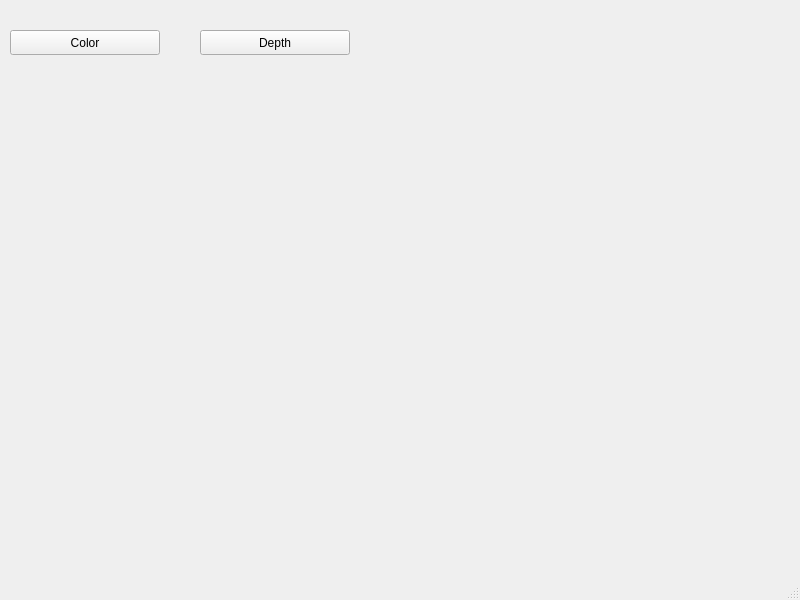
<?xml version="1.0" encoding="UTF-8"?>
<ui version="4.0">
 <class>MainWindow</class>
 <widget class="QMainWindow" name="MainWindow">
  <property name="geometry">
   <rect>
    <x>0</x>
    <y>0</y>
    <width>800</width>
    <height>600</height>
   </rect>
  </property>
  <property name="windowTitle">
   <string>Simmons GUI</string>
  </property>
  <widget class="QWidget" name="centralwidget">
   <widget class="QPushButton" name="color">
    <property name="geometry">
     <rect>
      <x>10</x>
      <y>30</y>
      <width>150</width>
      <height>25</height>
     </rect>
    </property>
    <property name="maximumSize">
     <size>
      <width>150</width>
      <height>75</height>
     </size>
    </property>
    <property name="text">
     <string>Color</string>
    </property>
   </widget>
   <widget class="QLabel" name="image_label">
    <property name="geometry">
     <rect>
      <x>70</x>
      <y>70</y>
      <width>640</width>
      <height>480</height>
     </rect>
    </property>
    <property name="maximumSize">
     <size>
      <width>640</width>
      <height>480</height>
     </size>
    </property>
    <property name="text">
     <string/>
    </property>
   </widget>
   <widget class="QPushButton" name="Depth">
    <property name="geometry">
     <rect>
      <x>200</x>
      <y>30</y>
      <width>150</width>
      <height>25</height>
     </rect>
    </property>
    <property name="maximumSize">
     <size>
      <width>150</width>
      <height>75</height>
     </size>
    </property>
    <property name="text">
     <string>Depth</string>
    </property>
   </widget>
  </widget>
  <widget class="QMenuBar" name="menubar">
   <property name="geometry">
    <rect>
     <x>0</x>
     <y>0</y>
     <width>800</width>
     <height>22</height>
    </rect>
   </property>
  </widget>
  <widget class="QStatusBar" name="statusbar"/>
 </widget>
 <resources/>
 <connections/>
</ui>
